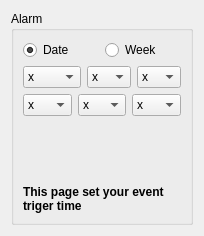
          <widget class="QWidget" name="System_Alarm">
           <layout class="QVBoxLayout" name="verticalLayout_4">
            <item>
             <widget class="QGroupBox" name="Alarm">
              <property name="title">
               <string>Alarm</string>
              </property>
              <property name="flat">
               <bool>true</bool>
              </property>
              <layout class="QVBoxLayout" name="verticalLayout_8">
               <item>
                <layout class="QHBoxLayout" name="horizontalLayout_9">
                 <item>
                  <widget class="QRadioButton" name="Alarm_D_Para0_enum">
                   <property name="text">
                    <string>Date</string>
                   </property>
                   <property name="checked">
                    <bool>true</bool>
                   </property>
                  </widget>
                 </item>
                 <item>
                  <widget class="QRadioButton" name="Alarm_W_Para0_enum">
                   <property name="text">
                    <string>Week</string>
                   </property>
                  </widget>
                 </item>
                </layout>
               </item>
               <item>
                <layout class="QHBoxLayout" name="horizontalLayout_4">
                 <item>
                  <widget class="QComboBox" name="Alarm_Year_Para1_Str">
                   <item>
                    <property name="text">
                     <string>x</string>
                    </property>
                   </item>
                   <item>
                    <property name="text">
                     <string>2013</string>
                    </property>
                   </item>
                   <item>
                    <property name="text">
                     <string>2014</string>
                    </property>
                   </item>
                   <item>
                    <property name="text">
                     <string>2015</string>
                    </property>
                   </item>
                   <item>
                    <property name="text">
                     <string>2016</string>
                    </property>
                   </item>
                   <item>
                    <property name="text">
                     <string>2017</string>
                    </property>
                   </item>
                   <item>
                    <property name="text">
                     <string>2018</string>
                    </property>
                   </item>
                   <item>
                    <property name="text">
                     <string>2019</string>
                    </property>
                   </item>
                   <item>
                    <property name="text">
                     <string>2020</string>
                    </property>
                   </item>
                   <item>
                    <property name="text">
                     <string>2021</string>
                    </property>
                   </item>
                   <item>
                    <property name="text">
                     <string>2022</string>
                    </property>
                   </item>
                   <item>
                    <property name="text">
                     <string>2023</string>
                    </property>
                   </item>
                   <item>
                    <property name="text">
                     <string>2024</string>
                    </property>
                   </item>
                   <item>
                    <property name="text">
                     <string>2025</string>
                    </property>
                   </item>
                   <item>
                    <property name="text">
                     <string>2026</string>
                    </property>
                   </item>
                   <item>
                    <property name="text">
                     <string>2027</string>
                    </property>
                   </item>
                   <item>
                    <property name="text">
                     <string>2028</string>
                    </property>
                   </item>
                  </widget>
                 </item>
                 <item>
                  <widget class="QComboBox" name="Alarm_Mon_Para2_Str">
                   <item>
                    <property name="text">
                     <string>x</string>
                    </property>
                   </item>
                   <item>
                    <property name="text">
                     <string>1</string>
                    </property>
                   </item>
                   <item>
                    <property name="text">
                     <string>2</string>
                    </property>
                   </item>
                   <item>
                    <property name="text">
                     <string>3</string>
                    </property>
                   </item>
                   <item>
                    <property name="text">
                     <string>4</string>
                    </property>
                   </item>
                   <item>
                    <property name="text">
                     <string>5</string>
                    </property>
                   </item>
                   <item>
                    <property name="text">
                     <string>6</string>
                    </property>
                   </item>
                   <item>
                    <property name="text">
                     <string>7</string>
                    </property>
                   </item>
                   <item>
                    <property name="text">
                     <string>9</string>
                    </property>
                   </item>
                   <item>
                    <property name="text">
                     <string>10</string>
                    </property>
                   </item>
                   <item>
                    <property name="text">
                     <string>11</string>
                    </property>
                   </item>
                   <item>
                    <property name="text">
                     <string>12</string>
                    </property>
                   </item>
                  </widget>
                 </item>
                 <item>
                  <widget class="QComboBox" name="Alarm_DW_Para3_Str">
                   <item>
                    <property name="text">
                     <string>x</string>
                    </property>
                   </item>
                   <item>
                    <property name="text">
                     <string>1</string>
                    </property>
                   </item>
                   <item>
                    <property name="text">
                     <string>2</string>
                    </property>
                   </item>
                   <item>
                    <property name="text">
                     <string>3</string>
                    </property>
                   </item>
                   <item>
                    <property name="text">
                     <string>4</string>
                    </property>
                   </item>
                   <item>
                    <property name="text">
                     <string>5</string>
                    </property>
                   </item>
                   <item>
                    <property name="text">
                     <string>6</string>
                    </property>
                   </item>
                   <item>
                    <property name="text">
                     <string>7</string>
                    </property>
                   </item>
                   <item>
                    <property name="text">
                     <string>8</string>
                    </property>
                   </item>
                   <item>
                    <property name="text">
                     <string>9</string>
                    </property>
                   </item>
                   <item>
                    <property name="text">
                     <string>10</string>
                    </property>
                   </item>
                   <item>
                    <property name="text">
                     <string>11</string>
                    </property>
                   </item>
                   <item>
                    <property name="text">
                     <string>12</string>
                    </property>
                   </item>
                   <item>
                    <property name="text">
                     <string>13</string>
                    </property>
                   </item>
                   <item>
                    <property name="text">
                     <string>14</string>
                    </property>
                   </item>
                   <item>
                    <property name="text">
                     <string>15</string>
                    </property>
                   </item>
                   <item>
                    <property name="text">
                     <string>16</string>
                    </property>
                   </item>
                   <item>
                    <property name="text">
                     <string>17</string>
                    </property>
                   </item>
                   <item>
                    <property name="text">
                     <string>18</string>
                    </property>
                   </item>
                   <item>
                    <property name="text">
                     <string>19</string>
                    </property>
                   </item>
                   <item>
                    <property name="text">
                     <string>20</string>
                    </property>
                   </item>
                   <item>
                    <property name="text">
                     <string>21</string>
                    </property>
                   </item>
                   <item>
                    <property name="text">
                     <string>22</string>
                    </property>
                   </item>
                   <item>
                    <property name="text">
                     <string>23</string>
                    </property>
                   </item>
                   <item>
                    <property name="text">
                     <string>24</string>
                    </property>
                   </item>
                   <item>
                    <property name="text">
                     <string>25</string>
                    </property>
                   </item>
                   <item>
                    <property name="text">
                     <string>26</string>
                    </property>
                   </item>
                   <item>
                    <property name="text">
                     <string>27</string>
                    </property>
                   </item>
                   <item>
                    <property name="text">
                     <string>28</string>
                    </property>
                   </item>
                   <item>
                    <property name="text">
                     <string>29</string>
                    </property>
                   </item>
                   <item>
                    <property name="text">
                     <string>30</string>
                    </property>
                   </item>
                   <item>
                    <property name="text">
                     <string>31</string>
                    </property>
                   </item>
                  </widget>
                 </item>
                </layout>
               </item>
               <item>
                <layout class="QHBoxLayout" name="horizontalLayout_5">
                 <item>
                  <widget class="QComboBox" name="Alarm_Hour_Para4_Str">
                   <item>
                    <property name="text">
                     <string>x</string>
                    </property>
                   </item>
                   <item>
                    <property name="text">
                     <string>0</string>
                    </property>
                   </item>
                   <item>
                    <property name="text">
                     <string>1</string>
                    </property>
                   </item>
                   <item>
                    <property name="text">
                     <string>2</string>
                    </property>
                   </item>
                   <item>
                    <property name="text">
                     <string>3</string>
                    </property>
                   </item>
                   <item>
                    <property name="text">
                     <string>4</string>
                    </property>
                   </item>
                   <item>
                    <property name="text">
                     <string>5</string>
                    </property>
                   </item>
                   <item>
                    <property name="text">
                     <string>6</string>
                    </property>
                   </item>
                   <item>
                    <property name="text">
                     <string>7</string>
                    </property>
                   </item>
                   <item>
                    <property name="text">
                     <string>8</string>
                    </property>
                   </item>
                   <item>
                    <property name="text">
                     <string>9</string>
                    </property>
                   </item>
                   <item>
                    <property name="text">
                     <string>10</string>
                    </property>
                   </item>
                   <item>
                    <property name="text">
                     <string>11</string>
                    </property>
                   </item>
                   <item>
                    <property name="text">
                     <string>12</string>
                    </property>
                   </item>
                   <item>
                    <property name="text">
                     <string>13</string>
                    </property>
                   </item>
                   <item>
                    <property name="text">
                     <string>14</string>
                    </property>
                   </item>
                   <item>
                    <property name="text">
                     <string>15</string>
                    </property>
                   </item>
                   <item>
                    <property name="text">
                     <string>16</string>
                    </property>
                   </item>
                   <item>
                    <property name="text">
                     <string>17</string>
                    </property>
                   </item>
                   <item>
                    <property name="text">
                     <string>18</string>
                    </property>
                   </item>
                   <item>
                    <property name="text">
                     <string>19</string>
                    </property>
                   </item>
                   <item>
                    <property name="text">
                     <string>20</string>
                    </property>
                   </item>
                   <item>
                    <property name="text">
                     <string>21</string>
                    </property>
                   </item>
                   <item>
                    <property name="text">
                     <string>22</string>
                    </property>
                   </item>
                   <item>
                    <property name="text">
                     <string>23</string>
                    </property>
                   </item>
                   <item>
                    <property name="text">
                     <string>24</string>
                    </property>
                   </item>
                  </widget>
                 </item>
                 <item>
                  <widget class="QComboBox" name="Alarm_Minute_Para5_Str">
                   <item>
                    <property name="text">
                     <string>x</string>
                    </property>
                   </item>
                   <item>
                    <property name="text">
                     <string>0</string>
                    </property>
                   </item>
                   <item>
                    <property name="text">
                     <string>1</string>
                    </property>
                   </item>
                   <item>
                    <property name="text">
                     <string>2</string>
                    </property>
                   </item>
                   <item>
                    <property name="text">
                     <string>3</string>
                    </property>
                   </item>
                   <item>
                    <property name="text">
                     <string>4</string>
                    </property>
                   </item>
                   <item>
                    <property name="text">
                     <string>5</string>
                    </property>
                   </item>
                   <item>
                    <property name="text">
                     <string>6</string>
                    </property>
                   </item>
                   <item>
                    <property name="text">
                     <string>7</string>
                    </property>
                   </item>
                   <item>
                    <property name="text">
                     <string>8</string>
                    </property>
                   </item>
                   <item>
                    <property name="text">
                     <string>9</string>
                    </property>
                   </item>
                   <item>
                    <property name="text">
                     <string>10</string>
                    </property>
                   </item>
                   <item>
                    <property name="text">
                     <string>11</string>
                    </property>
                   </item>
                   <item>
                    <property name="text">
                     <string>12</string>
                    </property>
                   </item>
                   <item>
                    <property name="text">
                     <string>13</string>
                    </property>
                   </item>
                   <item>
                    <property name="text">
                     <string>14</string>
                    </property>
                   </item>
                   <item>
                    <property name="text">
                     <string>15</string>
                    </property>
                   </item>
                   <item>
                    <property name="text">
                     <string>16</string>
                    </property>
                   </item>
                   <item>
                    <property name="text">
                     <string>17</string>
                    </property>
                   </item>
                   <item>
                    <property name="text">
                     <string>18</string>
                    </property>
                   </item>
                   <item>
                    <property name="text">
                     <string>19</string>
                    </property>
                   </item>
                   <item>
                    <property name="text">
                     <string>20</string>
                    </property>
                   </item>
                   <item>
                    <property name="text">
                     <string>21</string>
                    </property>
                   </item>
                   <item>
                    <property name="text">
                     <string>22</string>
                    </property>
                   </item>
                   <item>
                    <property name="text">
                     <string>23</string>
                    </property>
                   </item>
                   <item>
                    <property name="text">
                     <string>24</string>
                    </property>
                   </item>
                   <item>
                    <property name="text">
                     <string>25</string>
                    </property>
                   </item>
                   <item>
                    <property name="text">
                     <string>26</string>
                    </property>
                   </item>
                   <item>
                    <property name="text">
                     <string>27</string>
                    </property>
                   </item>
                   <item>
                    <property name="text">
                     <string>28</string>
                    </property>
                   </item>
                   <item>
                    <property name="text">
                     <string>29</string>
                    </property>
                   </item>
                   <item>
                    <property name="text">
                     <string>30</string>
                    </property>
                   </item>
                   <item>
                    <property name="text">
                     <string>31</string>
                    </property>
                   </item>
                   <item>
                    <property name="text">
                     <string>32</string>
                    </property>
                   </item>
                   <item>
                    <property name="text">
                     <string>33</string>
                    </property>
                   </item>
                   <item>
                    <property name="text">
                     <string>34</string>
                    </property>
                   </item>
                   <item>
                    <property name="text">
                     <string>35</string>
                    </property>
                   </item>
                   <item>
                    <property name="text">
                     <string>36</string>
                    </property>
                   </item>
                   <item>
                    <property name="text">
                     <string>37</string>
                    </property>
                   </item>
                   <item>
                    <property name="text">
                     <string>38</string>
                    </property>
                   </item>
                   <item>
                    <property name="text">
                     <string>39</string>
                    </property>
                   </item>
                   <item>
                    <property name="text">
                     <string>40</string>
                    </property>
                   </item>
                   <item>
                    <property name="text">
                     <string>41</string>
                    </property>
                   </item>
                   <item>
                    <property name="text">
                     <string>42</string>
                    </property>
                   </item>
                   <item>
                    <property name="text">
                     <string>43</string>
                    </property>
                   </item>
                   <item>
                    <property name="text">
                     <string>44</string>
                    </property>
                   </item>
                   <item>
                    <property name="text">
                     <string>45</string>
                    </property>
                   </item>
                   <item>
                    <property name="text">
                     <string>46</string>
                    </property>
                   </item>
                   <item>
                    <property name="text">
                     <string>47</string>
                    </property>
                   </item>
                   <item>
                    <property name="text">
                     <string>48</string>
                    </property>
                   </item>
                   <item>
                    <property name="text">
                     <string>49</string>
                    </property>
                   </item>
                   <item>
                    <property name="text">
                     <string>50</string>
                    </property>
                   </item>
                   <item>
                    <property name="text">
                     <string>51</string>
                    </property>
                   </item>
                   <item>
                    <property name="text">
                     <string>52</string>
                    </property>
                   </item>
                   <item>
                    <property name="text">
                     <string>53</string>
                    </property>
                   </item>
                   <item>
                    <property name="text">
                     <string>54</string>
                    </property>
                   </item>
                   <item>
                    <property name="text">
                     <string>55</string>
                    </property>
                   </item>
                   <item>
                    <property name="text">
                     <string>56</string>
                    </property>
                   </item>
                   <item>
                    <property name="text">
                     <string>57</string>
                    </property>
                   </item>
                   <item>
                    <property name="text">
                     <string>58</string>
                    </property>
                   </item>
                   <item>
                    <property name="text">
                     <string>59</string>
                    </property>
                   </item>
                   <item>
                    <property name="text">
                     <string>60</string>
                    </property>
                   </item>
                  </widget>
                 </item>
                 <item>
                  <widget class="QComboBox" name="Alarm_Second_Para6_Str">
                   <item>
                    <property name="text">
                     <string>x</string>
                    </property>
                   </item>
                   <item>
                    <property name="text">
                     <string>0</string>
                    </property>
                   </item>
                   <item>
                    <property name="text">
                     <string>10</string>
                    </property>
                   </item>
                   <item>
                    <property name="text">
                     <string>20</string>
                    </property>
                   </item>
                   <item>
                    <property name="text">
                     <string>30</string>
                    </property>
                   </item>
                   <item>
                    <property name="text">
                     <string>40</string>
                    </property>
                   </item>
                   <item>
                    <property name="text">
                     <string>50</string>
                    </property>
                   </item>
                  </widget>
                 </item>
                </layout>
               </item>
               <item>
                <spacer name="verticalSpacer_2">
                 <property name="orientation">
                  <enum>Qt::Vertical</enum>
                 </property>
                 <property name="sizeHint" stdset="0">
                  <size>
                   <width>20</width>
                   <height>63</height>
                  </size>
                 </property>
                </spacer>
               </item>
               <item>
                <widget class="QLabel" name="label_5">
                 <property name="font">
                  <font>
                   <weight>75</weight>
                   <italic>false</italic>
                   <bold>true</bold>
                   <underline>false</underline>
                   <strikeout>false</strikeout>
                  </font>
                 </property>
                 <property name="text">
                  <string>This page set your event triger time</string>
                 </property>
                 <property name="wordWrap">
                  <bool>true</bool>
                 </property>
                 <property name="margin">
                  <number>0</number>
                 </property>
                 <property name="indent">
                  <number>-1</number>
                 </property>
                </widget>
               </item>
              </layout>
             </widget>
            </item>
           </layout>
          </widget>
